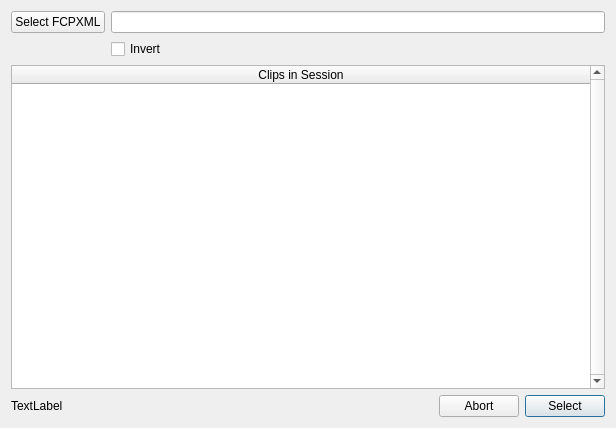
<?xml version="1.0" encoding="UTF-8"?>
<ui version="4.0">
 <class>FcpxmlSelectDialog</class>
 <widget class="QDialog" name="FcpxmlSelectDialog">
  <property name="geometry">
   <rect>
    <x>0</x>
    <y>0</y>
    <width>616</width>
    <height>428</height>
   </rect>
  </property>
  <property name="windowTitle">
   <string>FCPXML Selection Assistant</string>
  </property>
  <layout class="QGridLayout" name="gridLayout_2">
   <item row="0" column="0">
    <layout class="QGridLayout" name="gridLayout">
     <item row="1" column="1">
      <widget class="QCheckBox" name="checkBoxInvert">
       <property name="text">
        <string>Invert</string>
       </property>
      </widget>
     </item>
     <item row="0" column="0">
      <widget class="QPushButton" name="pushButtonFcpxml">
       <property name="text">
        <string>Select FCPXML</string>
       </property>
       <property name="icon">
        <iconset resource="ressources.qrc">
         <normaloff>:/RetinaIMG/RetinaIMG/Movie-icon.png</normaloff>:/RetinaIMG/RetinaIMG/Movie-icon.png</iconset>
       </property>
       <property name="default">
        <bool>true</bool>
       </property>
       <property name="flat">
        <bool>false</bool>
       </property>
      </widget>
     </item>
     <item row="0" column="1">
      <widget class="QLineEdit" name="lineEditFcpxml">
       <property name="readOnly">
        <bool>true</bool>
       </property>
      </widget>
     </item>
    </layout>
   </item>
   <item row="1" column="0">
    <widget class="QTableWidget" name="tableWidget">
     <property name="verticalScrollBarPolicy">
      <enum>Qt::ScrollBarAlwaysOn</enum>
     </property>
     <property name="editTriggers">
      <set>QAbstractItemView::NoEditTriggers</set>
     </property>
     <property name="selectionMode">
      <enum>QAbstractItemView::NoSelection</enum>
     </property>
     <property name="selectionBehavior">
      <enum>QAbstractItemView::SelectRows</enum>
     </property>
     <attribute name="horizontalHeaderDefaultSectionSize">
      <number>150</number>
     </attribute>
     <attribute name="horizontalHeaderStretchLastSection">
      <bool>true</bool>
     </attribute>
     <attribute name="verticalHeaderVisible">
      <bool>false</bool>
     </attribute>
     <column>
      <property name="text">
       <string>Clips in Session</string>
      </property>
     </column>
    </widget>
   </item>
   <item row="2" column="0">
    <layout class="QHBoxLayout" name="horizontalLayout">
     <item>
      <widget class="QLabel" name="labelStatus">
       <property name="text">
        <string>TextLabel</string>
       </property>
      </widget>
     </item>
     <item>
      <spacer name="horizontalSpacer">
       <property name="orientation">
        <enum>Qt::Horizontal</enum>
       </property>
       <property name="sizeHint" stdset="0">
        <size>
         <width>40</width>
         <height>20</height>
        </size>
       </property>
      </spacer>
     </item>
     <item>
      <widget class="QPushButton" name="pushButtonAbort">
       <property name="text">
        <string>Abort</string>
       </property>
      </widget>
     </item>
     <item>
      <widget class="QPushButton" name="pushButtonSelect">
       <property name="text">
        <string>Select</string>
       </property>
       <property name="default">
        <bool>true</bool>
       </property>
      </widget>
     </item>
    </layout>
   </item>
  </layout>
 </widget>
 <tabstops>
  <tabstop>pushButtonFcpxml</tabstop>
  <tabstop>lineEditFcpxml</tabstop>
  <tabstop>tableWidget</tabstop>
  <tabstop>pushButtonAbort</tabstop>
  <tabstop>pushButtonSelect</tabstop>
 </tabstops>
 <resources>
  <include location="ressources.qrc"/>
 </resources>
 <connections>
  <connection>
   <sender>pushButtonAbort</sender>
   <signal>clicked()</signal>
   <receiver>FcpxmlSelectDialog</receiver>
   <slot>reject()</slot>
   <hints>
    <hint type="sourcelabel">
     <x>216</x>
     <y>275</y>
    </hint>
    <hint type="destinationlabel">
     <x>199</x>
     <y>149</y>
    </hint>
   </hints>
  </connection>
 </connections>
</ui>
